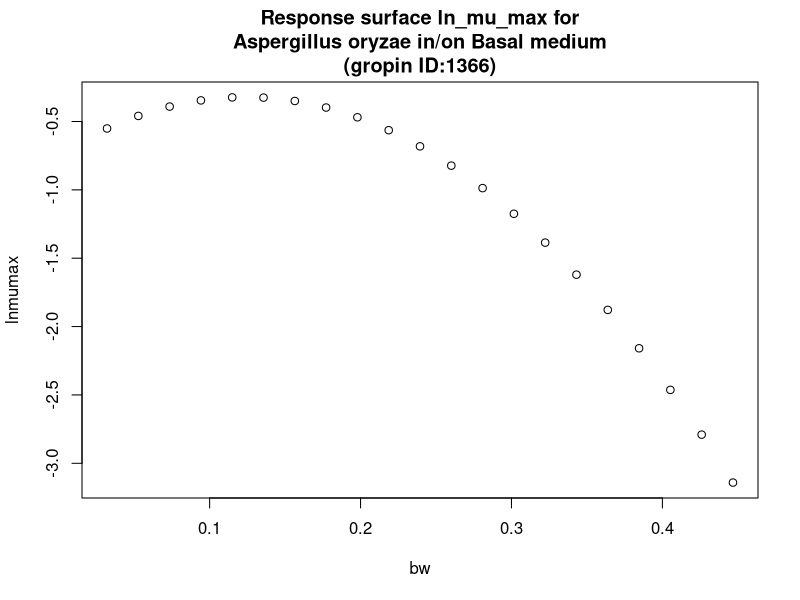

Source code (R):
#############################
# start of Parameter script
#############################
bw <- seq(0.032032,0.446753246753247,length.out=21)
#############################
# end of Parameter script
#############################
############################# 
# start of Model script Gropin ID 1366 
#############################
 
# constant coefficients for this model
 
variables <- data.frame(bw)
argumentsPar <- unique.data.frame(expand.grid(variables))
 
# heart of the model
response_surface <- function(bw) {
   mumax <-(-0.7385+6.720*bw-27.08*bw^2)

	return(mumax=mumax)
} 

# output parameters
responseSurface <- cbind(argumentsPar,response_surface(argumentsPar['bw']))
colnames(responseSurface) <- c(colnames(argumentsPar),'lnmumax')
#############################
# End of Model script
#############################
############################# 
# start of Visualisation script Gropin ID 1366 
#############################
titleText <-'Response surface ln_mu_max for
Aspergillus oryzae in/on Basal medium
(gropin ID:1366)'
plot(bw,responseSurface$'lnmumax',xlab='bw',
                          ylab='lnmumax',main=titleText)
#############################
# End of Visualisation script
#############################
